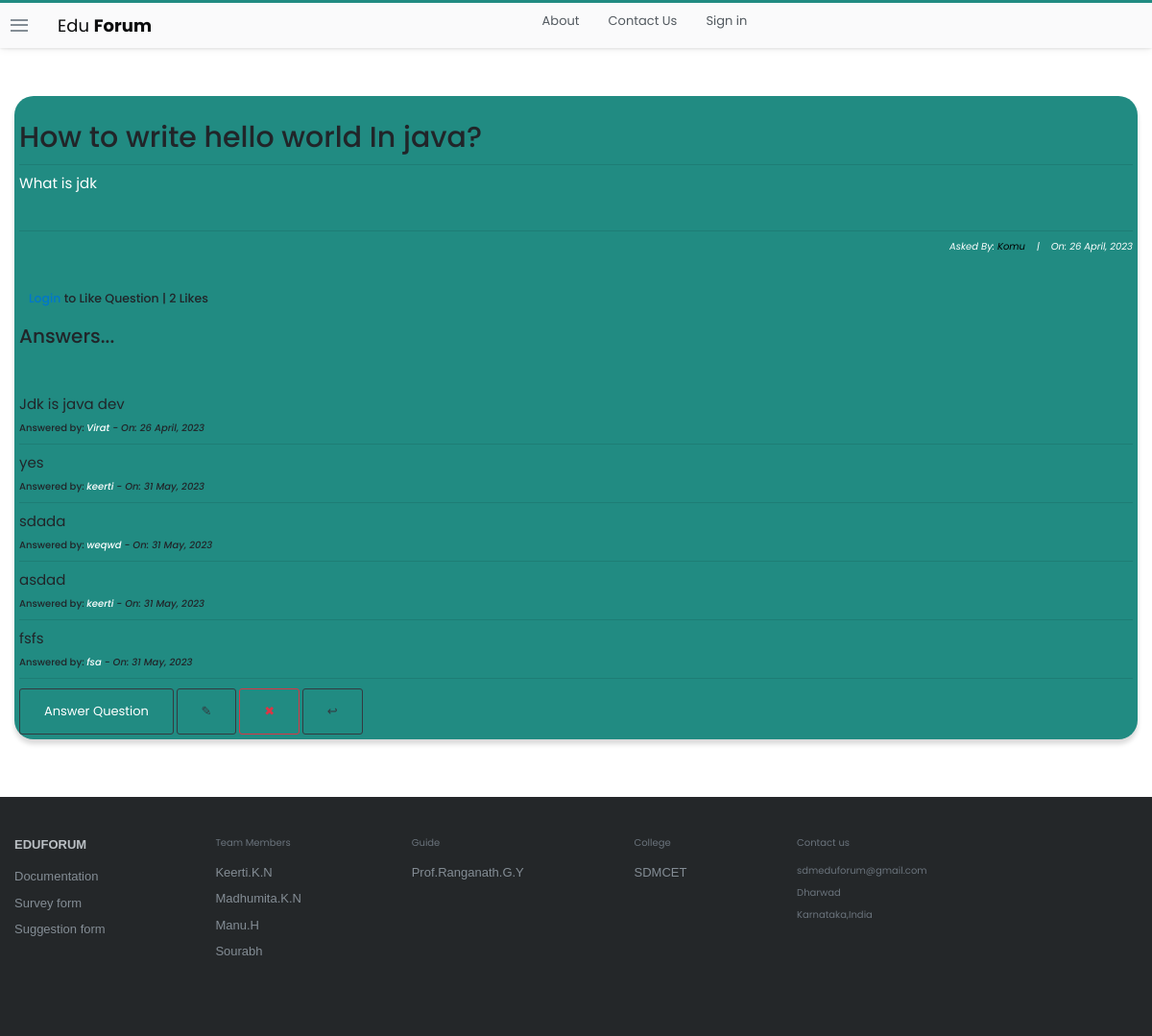
Screenshot of /questions/18/ with the database file from the repository.
### stackbase/models.py (models this page shows, shortened)
class Question(models.Model):
    user = models.ForeignKey(User, on_delete=models.CASCADE)
    title = models.CharField(max_length=10000)
    content = RichTextField()
    likes = models.ManyToManyField(User, related_name='question_post')
    date_created = models.DateTimeField(default=timezone.now)
    def total_likes(self):
        return self.likes.count()

class Comment(models.Model):
    question = models.ForeignKey(Question, related_name="comment", on_delete=models.CASCADE)
    name = models.CharField(max_length=1000)
    content = RichTextField()
    date_created = models.DateTimeField(default=timezone.now)

### stackbase/views.py (the view)
# urls.py: path('questions/<int:pk>/', views.QuestionDetailView.as_view(), name="question-detail"),
class QuestionDetailView(DetailView):
    model = Question
    def get_context_data(self, *args, **kwargs):
        context = super(QuestionDetailView, self).get_context_data()
        something = get_object_or_404(Question, id=self.kwargs['pk'])
        total_likes = something.total_likes()
        liked = False
        if something.likes.filter(id=self.request.user.id).exists():
            liked = True
        context['total_likes'] = total_likes
        context['liked'] = liked
        return context

### stackbase/templates/stackbase/question_detail.html (shortened to what this page needs)
{% extends 'base.html' %}
{% block content %}
<!DOCTYPE html>
<html lang="en">
<head>
</head>
<body>
    <div class="container">
        <div class="list-question">
            <div class="questions">
                <div class="container" style="background-color: #218B82; padding: 5px; box-shadow: rgba(0, 0, 0, 0.15) 0px 5px 5px 0px; border-radius: 20px;" >
                    <h3 id="fh3">{{question.title}}</h3>
                    <hr>
                    <h6 id="fh6" style="color:white">{{ question.content|safe }}</h6>
                    <hr>
                    <h6 id="fh6" style="font-size: 10px; font-style: italic; color: white; text-align: right;">Asked By: <a href="{% url 'profile' %}" style="color:black">{{ object.user|title }}</a>&nbsp;&nbsp;&nbsp; |&nbsp;&nbsp;&nbsp; On: {{ object.date_created|date:"j F, Y" }}</h6>
                    <br>
                        <form action="{% url 'stackbase:like_post' object.pk %}" method="POST">
                            {% if user.is_authenticated %}
                                {% if liked %}
                                    <div style="display: flex; align-items: center; margin-left: 10px;">
                                        <button type="submit" name="question_id" value="{{ question.id }}" style="border: none; border-radius: 60px;"><img src="https://image.similarpng.com/very-thumbnail/2020/06/Dislike-icon-transparent-PNG.png" alt="" style="width: 40px;"></button> <h5 style="margin-left: 10px; cursor: pointer;"> |  {{ total_likes }} Likes</h5>
                                    </div>
                                {% else %}
                                    <div style="display: flex; align-items: center; margin-left: 10px;">
                                        <button type="submit" name="question_id" value="{{ question.id }}" style="border: none; border-radius: 30px;"><img src="https://i.pinimg.com/originals/39/44/6c/39446caa52f53369b92bc97253d2b2f1.png" alt="" style="width: 40px;"></button> <h5 style="margin-left: 10px; cursor: pointer;"> |  {{ total_likes }} Likes</h5>
                                    </div>
                                {% endif %}
                            {% else %}
                                <h5 style="margin-left: 10px; cursor: pointer;"><a href="{% url 'login' %}">Login</a> to Like Question |  {{ total_likes }} Likes</h5>
                            {% endif %}
                        </form>
                    <br>
                    <h2>Answers...</h2> <br><br><br>
                    {% if not question.comment.all %}
                        <h3>No Answers yet... </h3>
                    {% else %}
                        {% for comment in question.comment.all %}
                            <h3 style="font-weight: normal; font-size: 15px;">{{comment.content|safe}}</h3>
                            <h3 style="font-size: 10px;">Answered by: <i><a href="" style="color:white">{{comment.name}}</a> - On: {{comment.date_created|date:"j F, Y"}}</i></h3>
                            <hr>
                        {% endfor %}
                    {% endif %}
                    <a class="btn btn-outline-dark" id="fa" href="{% url 'stackbase:question-comment' question.id %}" style="text-decoration: none; color: white;">Answer Question</a>
                    <a style="text-decoration: none; " class="btn btn-outline-dark" href="{% url 'stackbase:question-update' question.id %}">&#x270E;</a>
                    <a style="text-decoration: none; " class="btn btn-outline-danger" href="{% url 'stackbase:question-delete' question.id %}">&#x2716;</a>
                    <a style="text-decoration: none; " class="btn btn-outline-dark" href="{% url 'stackbase:question-lists' %}">&#x21a9;</a>
                </div> <br><br>
                </div> <br>
            </div>
        </div>
        <br>
</body>
</html>
{% endblock content %}

### static/main.css (style rules this page uses)
:root { --white: #fff; --black: #0c0d0e; --orange: #f48024; --yellow: #fbf2d4; --green: #5eba7d; --blue: #0077cc; --powder: #e1ecf4; --red: #d1383d; --black-025: #fafafb; --black-050: #eff0f1; --black-075: #e4e6e8; --black-100: #d6d9dc; --black-150: #c8ccd0; --black-200: #bbc0c4; --black-300: #9fa6ad; --black-350: #9199a1; --black-400: #848d95; --black-500: #6a737c; --black-600: #535a60; --black-700: #3c4146; --black-750: #2f3337; --black-800: #242729; --black-900: #0c0d0e; --orange-050: #fff7f2; --orange-100: #fee3cf; --orange-200: #fcd0ad; --orange-300: #f7aa6d; --orange-400: #f48024; --orange-500: #f2720c; --orange-600: #da670b; --orange-700: #bd5c00; --orange-800: #a35200; --orange-900: #874600; --blue-050: #f2f9ff; --blue-100: #cfeafe; --blue-200: #addafc; --blue-300: #6cbbf7; --blue-400: #379fef; --blue-500: #0095ff; --blue-600: #0077cc; --blue-700: #0064bd; --blue-800: #0054a3; --blue-900: #004487; --powder-050: #f4f8fb; --powder-100: #e1ecf4; --powder-200: #d1e5f1; --powder-300: #b3d3ea; --powder-400: #a0c7e4; --powder-500: #7aa7c7; --powder-600: #5b8db1; --powder-700: #39739d; --powder-800: #2c5777; --powder-900: #1e3c52; --green-025: #eef8f1; --green-050: #dcf0e2; --green-100: #cae8d4; --green-200: #a6d9b7; --green-300: #82ca9a; --green-400: #5eba7d; --green-500: #48a868; --green-600: #3d8f58; --green-700: #2f6f44; --green-800: #29603b; --green-900: #1e472c; --yellow-050: #fdf7e3; --yellow-100: #fbf2d4; --yellow-200: #f1e5bc; --yellow-300: #e6d178; --yellow-400: #e9c63f; --yellow-500: #ddb624; --yellow-600: #cea51b; --yellow-700: #b89516; --yellow-800: #9f8010; --yellow-900: #826a0b; --red-050: #fdf3f4; --red-100: #f9d3d7; --red-200: #f4b4bb; --red-300: #e87c87; --red-400: #de535e; --red-500: #d1383d; --red-600: #c02d2e; --red-700: #ac2726; --red-800: #942121; --red-900: #7a1819; --gold: #ffcc01; --gold-lighter: #fff4d1; --gold-darker: #f1b600; --silver: #b4b8bc; --silver-lighter: #e8e8e8; --silver-darker: #9a9c9f; --bronze: #caa789; --bronze-lighter: #f2e9e1; --bronze-darker: #ab825f; --fc-dark: #0c0d0e; --fc-medium: #3c4146; --fc-light: #6a737c; --focus-ring: rgba(0,149,255,0.15); --focus-ring-success: rgba(166,217,183,0.4); --focus-ring-warning: rgba(233,198,63,0.4); --focus-ring-error: rgba(192,45,46,0.15); --focus-ring-muted: rgba(36,39,41,0.1); --bs-sm: 0 1px 2px rgba(0,0,0,0.05),0 1px 4px rgba(0,0,0,0.05),0 2px 8px rgba(0,0,0,0.05); --bs-md: 0 1px 3px rgba(0,0,0,0.06),0 2px 6px rgba(0,0,0,0.06),0 3px 8px rgba(0,0,0,0.09); --bs-lg: 0 1px 4px rgba(0,0,0,0.09),0 3px 8px rgba(0,0,0,0.09),0 4px 13px rgba(0,0,0,0.13); --scrollbar: rgba(0,0,0,0.2); --highlight-bg: #f6f6f6; --highlight-color: #2f3337; --highlight-comment: #656e77; --highlight-punctuation: var(--black-600); --highlight-namespace: #b75501; --highlight-attribute: #015692; --highlight-literal: #b75501; --highlight-symbol: #803378; --highlight-keyword: #015692; --highlight-variable: #54790d; --highlight-addition: #2f6f44; --highlight-deletion: #c02d2e; --dark-blue:#2b2d6e; --magnolia:#f7f6f9; }
*, *::before, *::after { margin: 0; padding: 0; box-sizing: border-box; }
html { font-family: Arial, "Helvetica Neue", Helvetica, sans-serif; font-size: 10px; color: var(--black-800); }
.container { width: 100%; max-width: 126.4rem; margin: 0 auto; padding: 0 1.5rem; }
a { text-decoration: none; color: var(--blue-600); cursor: pointer; }
.btn { text-align: center; font-size: 1.3rem; border-radius: 3px; transition: all 0.5s; padding: 1.3rem 2.5rem; }

### stackbase/templates/stackbase/question_detail.html (style rules this page uses)
body { margin-top: 100px; font-family: 'Poppins', sans-serif; }
#fh3 { text-align: center; font-size: 30px; padding-top: 20px; text-align: left; }
#fh6 { text-align: left; font-size: 15px; padding-bottom: 20px; font-weight: normal; }

### rows the page displays
Question: title "How to write hello world In java?", content "What is jdk", user "Komu", date_created "26 April, 2023"
Comment: content "Jdk is java dev", name "Virat", date_created "26 April, 2023"
Comment: content "yes", name "keerti", date_created "31 May, 2023"
Comment: content "sdada", name "weqwd", date_created "31 May, 2023"
Comment: content "asdad", name "keerti", date_created "31 May, 2023"
Comment: content "fsfs", name "fsa", date_created "31 May, 2023"

### other values shown
{{ total_likes }} "2"
